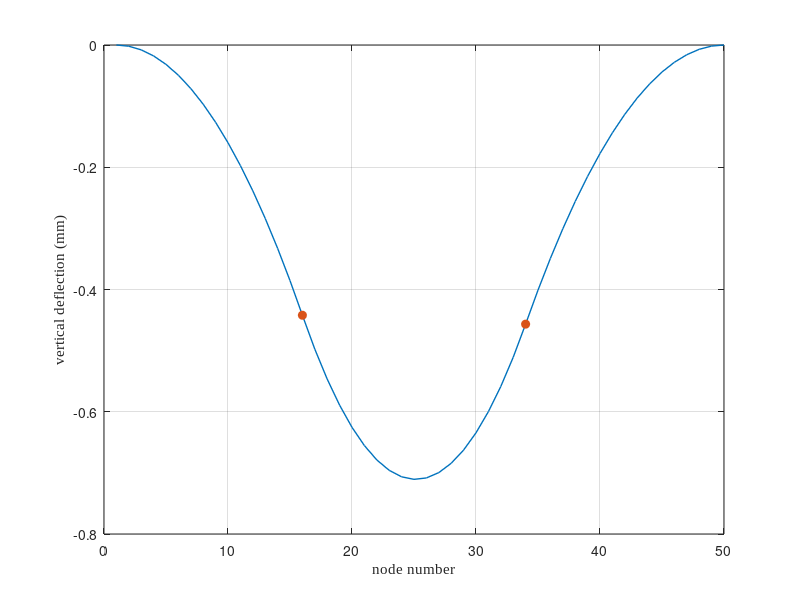
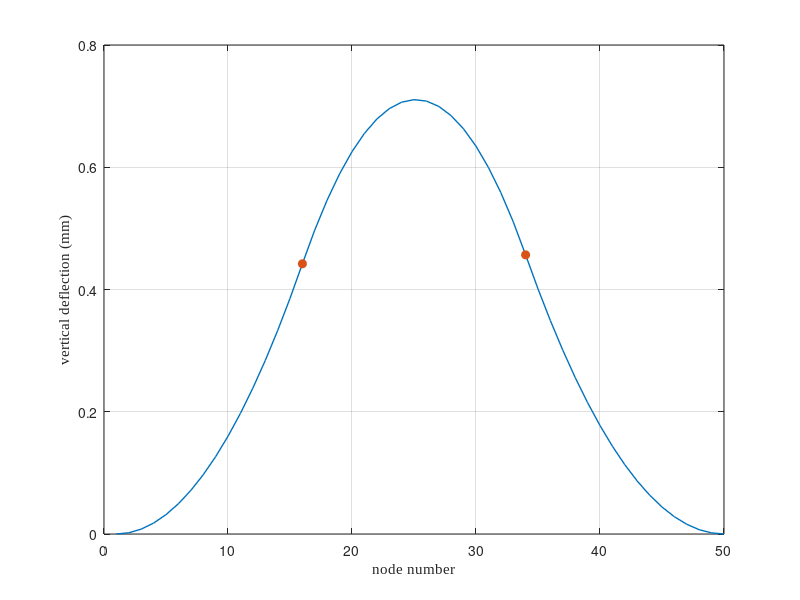
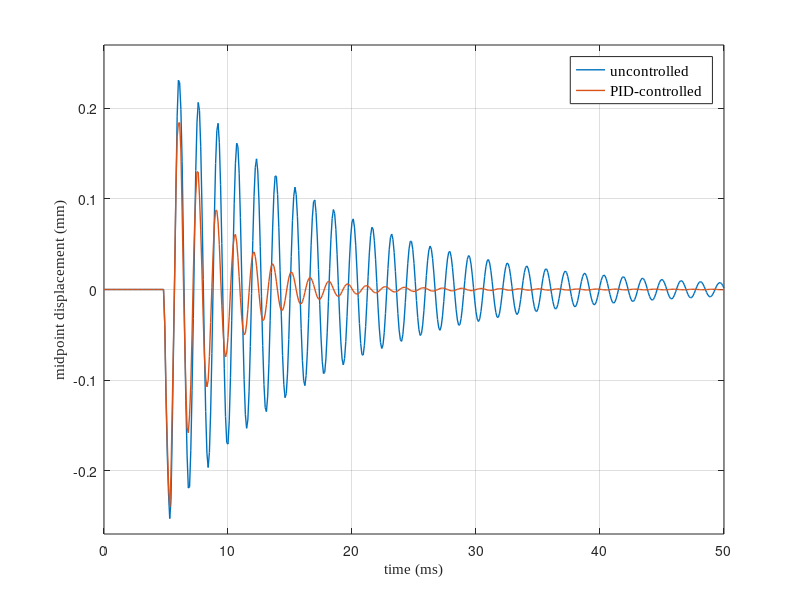
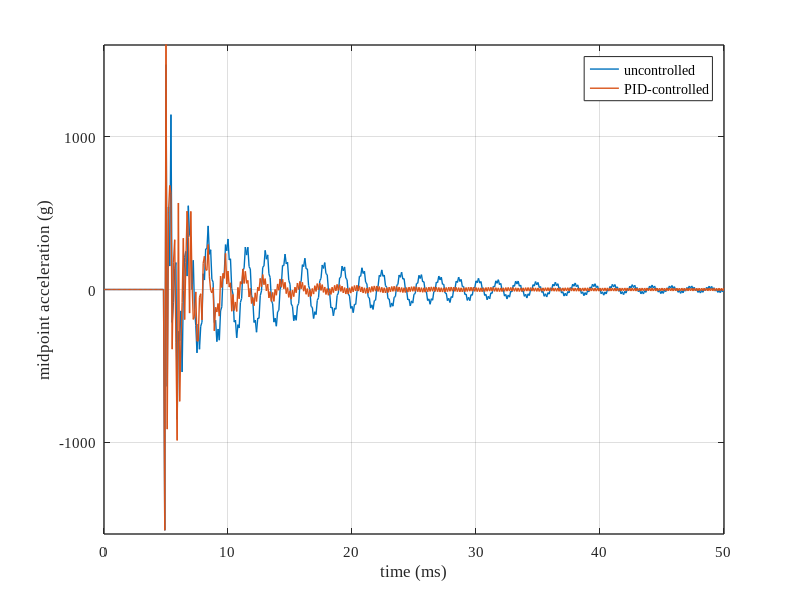

Write the MATLAB code that produced these figures, in order. (Note: this script raises an error after producing the figures.)
clear; clc; close all;

%% FEM Model Setup
% nElem = 49; E = 210e9; A = 0.01; I = 8.333e-6; rho = 7850; L = 2;
%nElem = 49; E = 210e9; width = 0.05; thickness = 0.005; rho = 7850; L = 1;
nElem = 49; 
E = 1.8602e10; 
rho = 1900; 
width = 0.0254; 
thickness = 0.0016002; 
L = 0.0889;

A = width * thickness; I = (width * thickness^3) / 12; 
nNode = nElem + 1; dof_per_node = 3; totalDOF = nNode * dof_per_node;
Le = L / nElem;
nFrames = 50; colors = lines(nFrames);

m_elem = rho * width * thickness * Le;  % ≈ 0.0006 kg
g = 9.81;
accel_g = 5000;
a_shock = accel_g * g;  % 49,050 m/s²
F_shock = m_elem * a_shock;  % ≈ 0.03 N

% Element matrices
ke_axial = (E*A/Le)*[1 -1; -1 1];
ke_bend = (E*I/Le^3)*[12 6*Le -12 6*Le; 6*Le 4*Le^2 -6*Le 2*Le^2;
                      -12 -6*Le 12 -6*Le; 6*Le 2*Le^2 -6*Le 4*Le^2];
ke = zeros(6); me = zeros(6);
axial = [1 4]; bend = [2 3 5 6];
ke(axial,axial) = ke_axial; ke(bend,bend) = ke_bend;

me_axial = (rho*A*Le/6)*[2 1; 1 2];
me_bend = (rho*A*Le/420)*[156 22*Le 54 -13*Le; 22*Le 4*Le^2 13*Le -3*Le^2;
                          54 13*Le 156 -22*Le; -13*Le -3*Le^2 -22*Le 4*Le^2];
me(axial,axial) = me_axial; me(bend,bend) = me_bend;

K = zeros(totalDOF); M = zeros(totalDOF);
for e = 1:nElem
    idx = (e-1)*dof_per_node + (1:6);
    K(idx,idx) = K(idx,idx) + ke;
    M(idx,idx) = M(idx,idx) + me;
end

% Fixed-fixed boundary
fixedDOF = [1,2,3, totalDOF-2, totalDOF-1, totalDOF];
freeDOF = setdiff(1:totalDOF, fixedDOF);
Kf = K(freeDOF,freeDOF); Mf = M(freeDOF,freeDOF);

%% Static Deflection Under Moment Couple
% Prepare load vector
F_static = zeros(totalDOF, 1);

% Define same moment couple as in control: Nodes 20 and 30
nodeL = 16; nodeR = 34;
DOF_thetaL = (nodeL - 1)*dof_per_node + 3;
DOF_thetaR = (nodeR - 1)*dof_per_node + 3;

M0 = 0.5;  % Nm magnitude of static moment
F_static(DOF_thetaL) = -M0;
F_static(DOF_thetaR) = +M0;

% Apply boundary conditions
F_static_reduced = F_static(freeDOF);

% Solve static equilibrium: Kf * u = F_static
U_static = zeros(totalDOF, 1);
U_static(freeDOF) = Kf \ F_static_reduced;

% Extract vertical displacements
x_nodes = 1:nNode;
w_static = U_static(2:dof_per_node:end);  % vertical DOFs

figure('Units','inches','Position',[1 1 3.6 2.0]);
plot(x_nodes, 1e3*w_static, '-', 'LineWidth', 1);
hold on;

% Mark moment application nodes with red circles
plot(x_nodes([nodeL, nodeR]), 1e3*w_static([nodeL, nodeR]), 'o', ...
     'MarkerSize', 6, 'MarkerFaceColor', colors(2,:), 'Color', colors(2,:));

xlabel('node number', 'FontName', 'Times New Roman', 'FontSize', 11);
ylabel('vertical deflection (mm)', 'FontName', 'Times New Roman', 'FontSize', 11);
ylim([-0.8 0]);
grid on; box on;


F_static(DOF_thetaL) = +M0;  % flipped
F_static(DOF_thetaR) = -M0;

% Apply BCs and solve
F_static_reduced = F_static(freeDOF);
U_static = zeros(totalDOF, 1);
U_static(freeDOF) = Kf \ F_static_reduced;

% Extract and plot
x_nodes = 1:nNode;
w_static = U_static(2:dof_per_node:end);  % vertical DOFs

figure('Units','inches','Position',[1 1 3.6 2.0]);
plot(x_nodes, 1e3*w_static, '-', 'LineWidth', 1);
hold on;

% Mark moment application nodes with red circles
plot(x_nodes([nodeL, nodeR]), 1e3*w_static([nodeL, nodeR]), 'o', ...
     'MarkerSize', 6, 'MarkerFaceColor', colors(2,:), 'Color', colors(2,:));
xlabel('node number', 'FontName', 'Times New Roman', 'FontSize', 11);
ylabel('vertical deflection (mm)', 'FontName', 'Times New Roman', 'FontSize', 11);
ylim([0 0.8]);
grid on; box on;



%% Rayleigh damping
zeta1 = 0.02; zeta2 = 0.05; % A higher zeta2 leads to more natural high-frequency damping
[Phi,D] = eig(Kf,Mf); omega = sqrt(diag(D));
Ar = [1/(2*omega(1)) omega(1)/2; 1/(2*omega(2)) omega(2)/2];
ab = Ar\[zeta1; zeta2]; alpha = ab(1); beta = ab(2);
Cf = alpha*Mf + beta*Kf;

%% Time Integration Setup
dt = 1e-4; Tmax = 0.05; Nt = round(Tmax/dt); t = (0:Nt)*dt;
nDOF_f = length(freeDOF);

% Initial Conditions
W_free = zeros(nDOF_f,Nt+1); V = zeros(nDOF_f,Nt+1); Aacc = zeros(nDOF_f,Nt+1);

% Apply impulse near control region
impulse_node = round(25);  
mid_dof_global = (impulse_node-1)*dof_per_node + 2;
mid_dof = find(freeDOF==mid_dof_global);

f_dyn = zeros(nDOF_f, Nt+1);
impulse_val = -30;

% Apply impulse starting at 0.1 ms (0.0001 s)
impulse_start_time = 0.005;  % seconds
impulse_duration = 0.0001;     % impulse lasts for 1 ms
start_idx = round(impulse_start_time / dt);
num_impulse_steps = round(impulse_duration / dt);

% impulse_val = F_shock;  % ≈ 0.03 N
% impulse_duration = 0.0001;  % 100 µs
% start_idx = round(impulse_start_time / dt);
% num_impulse_steps = round(impulse_duration / dt);
% f_dyn(mid_dof, start_idx : start_idx + num_impulse_steps - 1) = impulse_val;

% Apply impulse to f_dyn starting at start_idx
f_dyn(mid_dof, start_idx : start_idx + num_impulse_steps - 1) = impulse_val;

% Newmark coefficients
b = 1/4; g = 1/2;
a0 = 1/(b*dt^2); a1 = g/(b*dt); a2 = 1/(b*dt); a3 = 1/(2*b)-1;
a4 = g/b - 1; a5 = dt*(g/(2*b)-1);
Keff = Kf + a1*Cf + a0*Mf;

%% Free Response Simulation
W = W_free; Aacc(:,1) = Mf\(f_dyn(:,1) - Cf*V(:,1) - Kf*W(:,1));
for n = 1:Nt
    Feff = f_dyn(:,n+1) + ...
        Mf*(a0*W(:,n) + a2*V(:,n) + a3*Aacc(:,n)) + ...
        Cf*(a1*W(:,n) + a4*V(:,n) + a5*Aacc(:,n));
    W(:,n+1) = Keff \ Feff;
    Aacc(:,n+1) = a0*(W(:,n+1)-W(:,n)) - a2*V(:,n) - a3*Aacc(:,n);
    V(:,n+1) = V(:,n) + dt*((1-g)*Aacc(:,n) + g*Aacc(:,n+1));
end
W_free = W; A_free = Aacc; V_free = V;

% Control nodes (adjacent rotation DOFs)
left_node = 18; right_node = 32;
thetaL_global = (left_node - 1)*dof_per_node + 3;
thetaR_global = (right_node - 1)*dof_per_node + 3;
idL = find(freeDOF==thetaL_global); idR = find(freeDOF==thetaR_global);

if isempty(idL) || isempty(idR)
    error('Control node DOFs not found in freeDOF!');
end

%% PID Tuning Sweep
% Kp_vals = logspace(-2, -1, 10);
% Kd_vals = logspace(-6, -4, 10);
% Ki_vals = logspace(-8, -1, 5);
% results_pid = [];
% 
% peak_response = max(abs(W_free(mid_dof,:)));
% 
% fprintf('Running PID Tuning Sweep:\n');
% for kp = Kp_vals
%     for kd = Kd_vals
%         for ki = Ki_vals
%             fprintf('  Kp=%.1e, Kd=%.1e, Ki=%.1e ...\n', kp, kd, ki);
%             [peak, settle, rms_a] = run_PID_simulation(kp, kd, ki, ...
%                     zeros(nDOF_f,Nt+1), zeros(nDOF_f,Nt+1), zeros(nDOF_f,Nt+1), ...
%                     f_dyn, Mf, Cf, Kf, Keff, dt, Nt, t, mid_dof, freeDOF, totalDOF, ...
%                     dof_per_node, left_node, right_node, peak_response);
% 
%             results_pid = [results_pid; kp, kd, ki, 1e3*peak, settle, rms_a];
%         end
%     end
% end
% 
% T_pid = array2table(results_pid, ...
%     'VariableNames', {'Kp', 'Kd', 'Ki', 'PeakDisp_mm', 'SettleTime_ms', 'RMSAccel'});
% disp(T_pid);
% sorted_pid = sortrows(T_pid, {'PeakDisp_mm', 'SettleTime_ms', 'RMSAccel'});
% best_pid = sorted_pid(1,:);

%% Use Optimal PID Gains
% Kp = best_pid.Kp;
% Kd = best_pid.Kd;
% Ki = best_pid.Ki;
Kp = 0.25;
Kd = 0.0005;      
Ki = 0.01;
fprintf('Using optimal PID gains: Kp = %.2e, Kd = %.2e, Ki = %.2e\n', Kp, Kd, Ki);

%% Run PID Simulation for Plotting (with shutoff)
W_pid = zeros(nDOF_f,Nt+1); 
V_pid = zeros(nDOF_f,Nt+1); 
A_pid = zeros(nDOF_f,Nt+1);
f_pid = f_dyn; 
M_record_pid = zeros(1,Nt);
curvature_integral = 0;

peak_response = max(abs(W_free(mid_dof,:)));
control_threshold = 0.075 * peak_response;   
sustain_steps = round(0.005 / dt);          
below_thresh_counter = 0;
control_active = true;
decay_factor = 1.0;
decay_tau = 0.005;  
decay_started = false;

for n = 1:Nt
    % Check midpoint DOF magnitude
    if abs(W_pid(mid_dof, n)) < control_threshold
        below_thresh_counter = below_thresh_counter + 1;
    else
        below_thresh_counter = 0;
    end

    % Trigger decay if sustained below threshold
    if control_active && below_thresh_counter >= sustain_steps
        control_active = false;
        decay_started = true;
        decay_start_time = t(n);
    end

    % Update decay factor if in decay mode
    if decay_started
        elapsed_decay = t(n) - decay_start_time;
        decay_factor = exp(-elapsed_decay / decay_tau);
        % Optional: zero control if it’s negligible
        if decay_factor < 1e-4
            decay_factor = 0;
        end
    else
        decay_factor = 1.0;
    end

    % Control moment calculation (decay applied to full law)
    thetaL = W_pid(idL, n); thetaR = W_pid(idR, n);
    dthetaL = V_pid(idL, n); dthetaR = V_pid(idR, n);

    curvature = thetaR - thetaL;
    curvature_rate = dthetaR - dthetaL;
    curvature_integral = curvature_integral + curvature * dt;

    M_control = decay_factor * (-Kp * curvature - Kd * curvature_rate - Ki * curvature_integral);

    % Apply moment couple
    f_pid(idL, n+1) = f_pid(idL, n+1) - M_control;
    f_pid(idR, n+1) = f_pid(idR, n+1) + M_control;

    M_record_pid(n) = M_control;

    % Newmark Integration
    Feff = f_pid(:,n+1) + ...
        Mf*(a0*W_pid(:,n) + a2*V_pid(:,n) + a3*A_pid(:,n)) + ...
        Cf*(a1*W_pid(:,n) + a4*V_pid(:,n) + a5*A_pid(:,n));

    W_pid(:,n+1) = Keff \ Feff;
    A_pid(:,n+1) = a0*(W_pid(:,n+1)-W_pid(:,n)) - a2*V_pid(:,n) - a3*A_pid(:,n);
    V_pid(:,n+1) = V_pid(:,n) + dt*((1-g)*A_pid(:,n) + g*A_pid(:,n+1));
end

%% Plot Displacement Comparison with PID
figure('Units','inches','Position',[1 1 3.6 2.0]);
plot(1e3 * t, 1e3 * W_free(mid_dof,:), 'LineWidth', 1); hold on;
plot(1e3 * t, 1e3 * W_pid(mid_dof,:), 'LineWidth', 1);
xlabel('time (ms)', 'FontName', 'Times New Roman', 'FontSize', 11);
ylabel('midpoint displacement (mm)', 'FontName', 'Times New Roman', 'FontSize', 11);
legend({'uncontrolled', 'PID-controlled'}, 'FontName', 'Times New Roman', 'FontSize', 11);
ylim([-0.27 0.27]);
grid on; box on;

%% Plot Acceleration Comparison
A_free_g = A_free(mid_dof,:) / 9.81;
A_pid_g  = A_pid(mid_dof,:) / 9.81;

figure('Units','inches','Position',[1 1 3.6 2.0]);
plot(1e3 * t, A_free_g, 'LineWidth', 1); hold on;
plot(1e3 * t, A_pid_g, 'LineWidth', 1);

xlabel('time (ms)', 'FontName', 'Times New Roman', 'FontSize', 11);
ylabel('midpoint acceleration (g)', 'FontName', 'Times New Roman', 'FontSize', 11);
legend({'uncontrolled', 'PID-controlled'}, 'FontName', 'Times New Roman', 'FontSize', 9);

% Set Y-limits manually if needed
ylim([-1600 1600]);

% Fix Y-axis tick labels to show plain numbers
yticks(-5000:1000:5000);  % Change spacing if needed
yticklabels(arrayfun(@num2str, -5000:1000:5000, 'UniformOutput', false));

grid on; box on;
set(gca, 'FontName', 'Times New Roman', 'FontSize', 11, 'LineWidth', 1);

%% Plot PID Control Moment
figure('Units','inches','Position',[1 1 3.6 2.0]);
plot(1e3 * t(1:Nt), M_record_pid, 'LineWidth', 1);
xlabel('time (ms)', 'FontName', 'Times New Roman', 'FontSize', 11);
ylabel('control moment (Nm)', 'FontName', 'Times New Roman', 'FontSize', 11);
ylim([-0.045 0.045]);
grid on; box on;


%% Reconstruct full DOF history
U_hist = zeros(totalDOF, Nt+1);
U_hist(freeDOF, :) = W_free;

% Extract vertical displacements
w_hist = U_hist(2:dof_per_node:end, :);
x_nodes = 1:nNode;
t_hist = t;

% Choose frames
frame_idx = round(linspace(1, size(w_hist, 2), nFrames));

% Build colormap based on time progression
cmap = turbo(nFrames);  % Or use 'parula', 'jet', etc.

% Create figure
figure('Units','inches','Position',[1 1 3.6 3.0]);
hold on;

for i = 1:nFrames
    color = cmap(i, :);
    plot(x_nodes, 1e3 * w_hist(:, frame_idx(i)), '-', ...
         'LineWidth', 1.2, 'Color', color);
end

xlabel('node number', 'FontName', 'Times New Roman', 'FontSize', 11);
ylabel('vertical deflection (mm)', 'FontName', 'Times New Roman', 'FontSize', 11);
ylim([-0.3 0.3]);
grid on; box on;
set(gca, 'FontName', 'Times New Roman', 'FontSize', 11, 'LineWidth', 1);

% Add custom colorbar as time legend
colormap(cmap);
cb = colorbar('southoutside');
cb.Ticks = linspace(0, 1, 5);
cb.TickLabels = arrayfun(@(i) sprintf('%.0f', 1e3 * t_hist(frame_idx(i))), ...
                         round(linspace(1, nFrames, 5)), 'UniformOutput', false);
cb.Label.String = 'time scale (ms)';
cb.Label.FontName = 'Times New Roman';
cb.Label.FontSize = 11;



%% Performance Metrics
disp('Performance Comparison:');

% Metrics
peak_free = max(abs(W_free(mid_dof,:)));
control_active = true;
control_threshold = 0.01 * peak_free;  % 1% of peak
sustain_steps = round(0.005 / dt);     % 5 ms
below_thresh_counter = 0;
peak_pid = max(abs(W_pid(mid_dof,:)));
rms_window = t <= 0.015;
rms_a_free = rms(A_free(mid_dof, rms_window));
rms_a_pid = rms(A_pid(mid_dof, rms_window));
rms_a_free_dB = 20 * log10(rms_a_free);
rms_a_pid_dB  = 20 * log10(rms_a_pid);

% Settling thresholds
settle_thresh_free = 0.05 * peak_free;
settle_thresh_pid   = 0.05 * peak_pid;
sustain_steps = round(0.005 / dt);  % 5 ms

[~, peak_idx_free] = max(abs(W_free(mid_dof,:)));
[~, peak_idx_pid]   = max(abs(W_pid(mid_dof,:)));

settle_free_ms = NaN;
settle_pid_ms   = NaN;

% Settling time detection
for k = peak_idx_free : Nt - sustain_steps
    window = abs(W_free(mid_dof, k : k + sustain_steps));
    if all(window < settle_thresh_free)
        settle_free_ms = t(k) * 1e3;
        break;
    end
end

for k = peak_idx_pid : Nt - sustain_steps
    window = abs(W_pid(mid_dof, k : k + sustain_steps));
    if all(window < settle_thresh_pid)
        settle_pid_ms = t(k) * 1e3;
        break;
    end
end

% Compute improvements
cond_Keff = cond(Keff);
peak_improvement = (peak_free - peak_pid) / peak_free * 100;
rms_improvement = (rms_a_free_dB - rms_a_pid_dB) / rms_a_free_dB * 100;
% fprintf('DEBUG: RMS free = %.4f, RMS pd = %.4f\n', rms_a_free, rms_a_pid);

if ~isnan(settle_free_ms) && ~isnan(settle_pid_ms) && settle_free_ms > 0
    settle_improvement = (settle_free_ms - settle_pid_ms) / settle_free_ms * 100;
else
    settle_improvement = NaN;
end

% Display results
fprintf('Condition number of Keff: %.2e\n', cond_Keff);
fprintf('%-25s %-12s %-12s %-12s\n', 'Metric', 'Free', 'PD', 'Improvement');
fprintf('%-25s %-12.2f %-12.2f %-12.2f\n', 'Peak Displacement (mm)', ...
        1e3 * peak_free, 1e3 * peak_pid, peak_improvement);
if ~isnan(settle_free_ms) && ~isnan(settle_pid_ms)
    fprintf('%-25s %-12.2f %-12.2f %-12.2f\n', 'Settling Time (ms)', ...
            settle_free_ms, settle_pid_ms, settle_improvement);
else
    fprintf('%-25s %-12s %-12s %-12s\n', 'Settling Time (ms)', ...
            settle_free_ms_str(settle_free_ms), ...
            settle_free_ms_str(settle_pid_ms), '--');
end
fprintf('%-25s %-12.2f %-12.2f %-12.2f\n', 'RMS Accel (dB)', ...
        rms_a_free_dB, rms_a_pid_dB, rms_improvement);

%% Export uncontrolled displacement timeseries to TXT
% % Make sure the folder exists (already done earlier in your script)
% saveDir = 'C:\Users\trott\Documents\Paper-2026-high-rate-FEA-control\Abaqus';
% if ~exist(saveDir, 'dir')
%     mkdir(saveDir);
% end
% 
% % Build full file path
% outFile = fullfile(saveDir, 'XY_MATLAB.txt');
% 
% % Two columns: time [s], displacement [m]
% uncontrolled_data = [t(:), W_free(mid_dof,:).'];  
% 
% % Write to tab-delimited text file
% writematrix(uncontrolled_data, outFile, 'Delimiter', 'tab');
% 
% fprintf('Uncontrolled timeseries exported to:\n  %s\n', outFile);
% 
% figure('Units','inches','Position',[1 1 4 2.2]);
% plot(1e3*t, 1e3*W_free(mid_dof,:), 'b-', 'LineWidth', 1.2);
% xlabel('Time (ms)', 'FontName','Times New Roman','FontSize',11);
% ylabel('Displacement (mm)', 'FontName','Times New Roman','FontSize',11);
% title('Uncontrolled Midpoint Displacement', 'FontName','Times New Roman','FontSize',11);
% grid on; box on;

%% --- Simple midpoint displacement time-series (uncontrolled) ---
figure('Units','inches','Position',[1 1 5 3]);
plot(1e3*t, 1e3*W_free(mid_dof,:), 'LineWidth', 1.4);
xlabel('time (ms)', 'FontName','Times New Roman', 'FontSize', 12);
ylabel('midpoint displacement (mm)', 'FontName','Times New Roman', 'FontSize', 12);
%title('Midpoint Displacement — Uncontrolled', 'FontName','Times New Roman', 'FontSize', 12);
grid on; box on;
ylim([-0.27 0.27]);      % adjust if needed
set(gca,'FontName','Times New Roman','FontSize',11);


%% Helper function to print -- for NaNs
function out = settle_free_ms_str(val)
    if isnan(val)
        out = '--';
    else
        out = sprintf('%.2f', val);
    end
end

%% Helper function for PID simulation
function [peak_pid, settle_pid_ms, rms_pid] = run_PID_simulation(Kp, Kd, Ki, ...
    W0, V0, A0, f_dyn, Mf, Cf, Kf, Keff, dt, Nt, t, mid_dof, freeDOF, ...
    totalDOF, dof_per_node, left_node, right_node, peak_response)

    nDOF_f = size(W0, 1);
    W_pid = W0; V_pid = V0; A_pid = A0;
    f_pid = f_dyn;
    M_record = zeros(1, Nt);
    curvature_integral = 0;

    thetaL_global = (left_node - 1)*dof_per_node + 3;
    thetaR_global = (right_node - 1)*dof_per_node + 3;
    idL = find(freeDOF == thetaL_global); idR = find(freeDOF == thetaR_global);

    b = 1/4; g = 1/2;
    a0 = 1/(b*dt^2); a1 = g/(b*dt); a2 = 1/(b*dt); a3 = 1/(2*b)-1;
    a4 = g/b - 1; a5 = dt*(g/(2*b)-1);

    control_threshold = 0.075 * peak_response;   
    sustain_steps = round(0.005 / dt);          
    below_thresh_counter = 0;
    control_active = true;
    decay_factor = 1.0;
    decay_tau = 0.005;  
    decay_started = false;

    for n = 1:Nt
        % Check midpoint DOF magnitude
        if abs(W_pid(mid_dof, n)) < control_threshold
            below_thresh_counter = below_thresh_counter + 1;
        else
            below_thresh_counter = 0;
        end
    
        % Trigger decay if sustained below threshold
        if control_active && below_thresh_counter >= sustain_steps
            control_active = false;
            decay_started = true;
            decay_start_time = t(n);
        end
    
        % Update decay factor if in decay mode
        if decay_started
            elapsed_decay = t(n) - decay_start_time;
            decay_factor = exp(-elapsed_decay / decay_tau);
            % Optional: zero control if it’s negligible
            if decay_factor < 1e-4
                decay_factor = 0;
            end
        else
            decay_factor = 1.0;
        end
    
        % Control moment calculation (decay applied to full law)
        thetaL = W_pid(idL, n); thetaR = W_pid(idR, n);
        dthetaL = V_pid(idL, n); dthetaR = V_pid(idR, n);
    
        curvature = thetaR - thetaL;
        curvature_rate = dthetaR - dthetaL;
        curvature_integral = curvature_integral + curvature * dt;
    
        M_control = decay_factor * (-Kp * curvature - Kd * curvature_rate - Ki * curvature_integral);
    
        % Apply moment couple
        f_pid(idL, n+1) = f_pid(idL, n+1) - M_control;
        f_pid(idR, n+1) = f_pid(idR, n+1) + M_control;
    
        M_record_pid(n) = M_control;
    
        % Newmark Integration
        Feff = f_pid(:,n+1) + ...
            Mf*(a0*W_pid(:,n) + a2*V_pid(:,n) + a3*A_pid(:,n)) + ...
            Cf*(a1*W_pid(:,n) + a4*V_pid(:,n) + a5*A_pid(:,n));
    
        W_pid(:,n+1) = Keff \ Feff;
        A_pid(:,n+1) = a0*(W_pid(:,n+1)-W_pid(:,n)) - a2*V_pid(:,n) - a3*A_pid(:,n);
        V_pid(:,n+1) = V_pid(:,n) + dt*((1-g)*A_pid(:,n) + g*A_pid(:,n+1));
    end

    response = W_pid(mid_dof, :);
    peak_pid = max(abs(response));
    rms_pid = rms(A_pid(mid_dof, t <= 0.015));

    % Settling time detection
    settle_thresh = 0.05 * peak_pid;
    sustain_steps = round(0.005 / dt);
    [~, peak_idx] = max(abs(response));
    settle_pid_ms = NaN;

    for k = peak_idx:Nt - sustain_steps
        if all(abs(response(k:k + sustain_steps)) < settle_thresh)
            settle_pid_ms = (k * dt) * 1e3;
            break;
        end
    end
end
